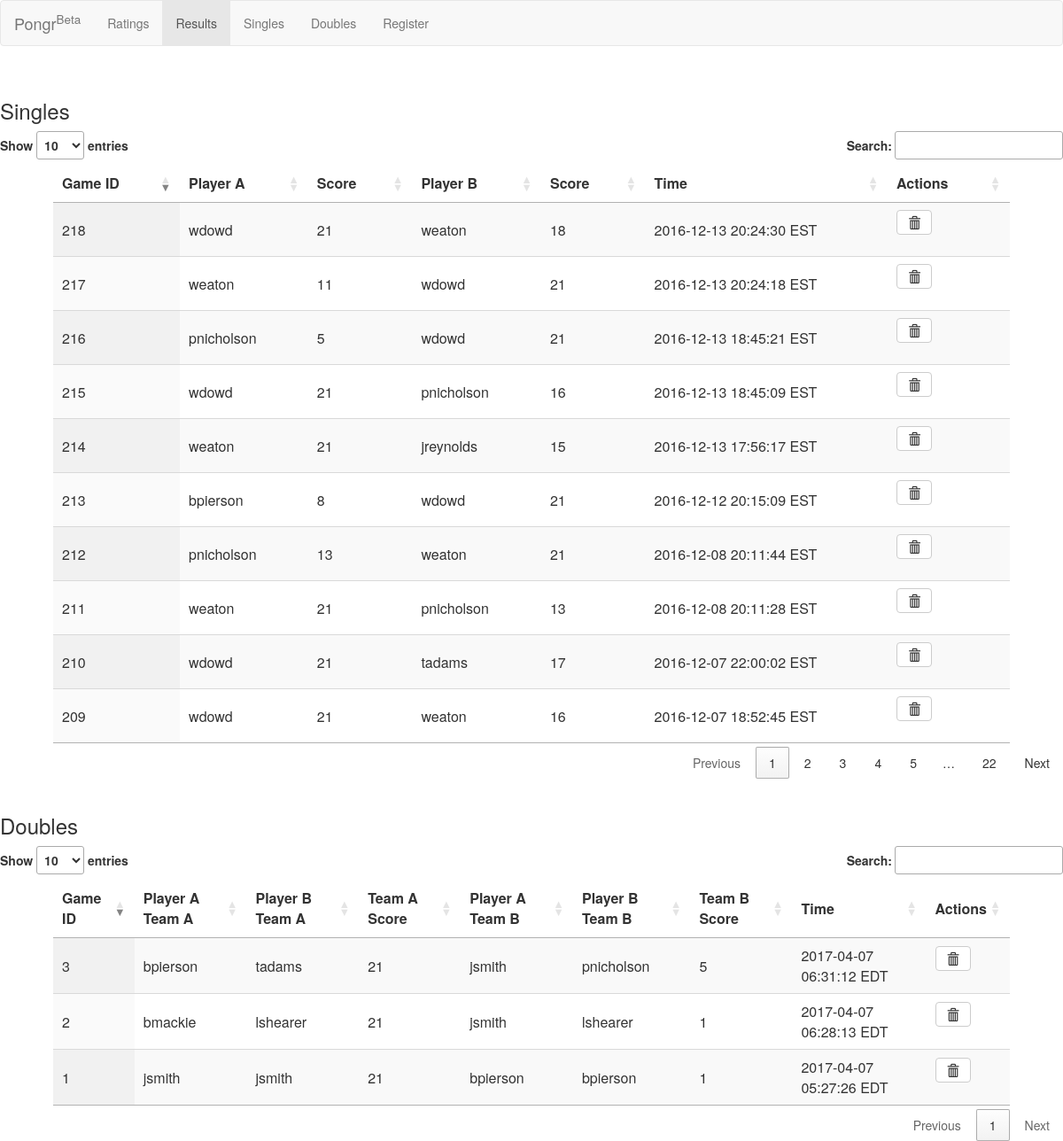
/games, run on the app's committed database.
### run.py (models this page shows)
class Game(db.Model):
    id = Column(Integer, primary_key=True)
    player_a = Column(Text, unique=False)
    player_b = Column(Text, unique=False)
    score_a = Column(Integer, unique=False)
    score_b = Column(Integer, unique=False)
    timestamp = Column(Integer, unique=False)
    deleted = Column(Boolean, unique=False)

class DoublesGame(db.Model):
    id = Column(Integer, primary_key=True)
    player_a_team_a = Column(Text, unique=False)
    player_b_team_a = Column(Text, unique=False)
    player_a_team_b = Column(Text, unique=False)
    player_b_team_b = Column(Text, unique=False)
    score_team_a = Column(Integer, unique=False)
    score_team_b = Column(Integer, unique=False)
    timestamp = Column(Integer, unique=False)
    deleted = Column(Boolean, unique=False)

### run.py (the view)
@app.route('/games', methods=['GET'])
def matches():
    singles = pd.read_sql('select * from game where deleted = 0', con=engine)
    doubles = pd.read_sql('select * from doubles_game where deleted = 0', con=engine)
    tz = pytz.timezone('America/New_York')
    for frame in [singles, doubles]:
        frame['timestamp'] = frame['timestamp'].apply(datetime.utcfromtimestamp)
        frame['timestamp'] = frame['timestamp'].apply(datetime.replace, tzinfo=tz)
        frame['timestamp'] = frame['timestamp'].dt.strftime('%Y-%m-%d %H:%M:%S %Z')
    singles = singles.to_dict('records')
    doubles = doubles.to_dict('records')
    return render_template('gamelog.html', singles_games=singles, doubles_games=doubles)

### templates/gamelog.html (shortened to what this page needs)
{% extends "layout.html" %}
{% block content %}
<html>
<head>
</head>
<link  rel="stylesheet" type="text/css" href = "//maxcdn.bootstrapcdn.com/bootstrap/3.3.5/css/bootstrap.min.css">
<link  rel="stylesheet" type="text/css" href="//cdn.datatables.net/1.10.7/css/jquery.dataTables.css">
<link  rel="stylesheet" type="text/css" href = "//cdn.datatables.net/plug-ins/1.10.7/integration/bootstrap/3/dataTables.bootstrap.css">
<br>
<body>
<h3>Singles</h3>
  <table class = 'display' width="90%" id='fine' align='center'>
  			<thead>
  				<tr>
  					<th> Game ID </th>
  					<th> Player A </th>
  					<th> Score  </th>
  					<th> Player B </th>
  					<th> Score </th>
  					<th> Time </th>
            <th> Actions </th>
  				</tr>
  			</thead>
  			<tbody>
  				{% for item in singles_games %}
  				<tr>
            <td> {{item['id']}}  </td>
  					<td> {{item['player_a']}}  </td>
  					<td> {{item['score_a']}}  </td>
  					<td> {{item['player_b']}} </td>
  					<td> {{item['score_b']}}  </td>
  					<td> {{item['timestamp']}}  </td>
            <td>
                <form action="/delete/{{ item['id'] }}" method="post">
                <button type="submit" class="btn btn-default">
                  <span class="glyphicon glyphicon-trash" aria-hidden="true"></span>
                </button>
                </form>
            </td>
  				</tr>
  				{% endfor %}
  			</tbody>
  		</table>
<br>
  <h3>Doubles</h3>
  <table class = 'display' width="90%" id='fine2' align='center'>
  			<thead>
  				<tr>
  					<th> Game ID </th>
  					<th> Player A Team A </th>
                    <th> Player B Team A </th>
  					<th> Team A Score  </th>
                    <th> Player A Team B </th>
                    <th> Player B Team B </th>
  					<th> Team B Score  </th>
  					<th> Time </th>
                    <th> Actions </th>
  				</tr>
  			</thead>
  			<tbody>
  				{% for item in doubles_games %}
  				<tr>
                    <td> {{item['id']}}  </td>
  					<td> {{item['player_a_team_a']}}  </td>
                    <td> {{item['player_b_team_a']}}  </td>
  					<td> {{item['score_team_a']}}  </td>
                    <td> {{item['player_a_team_b']}}  </td>
  					<td> {{item['player_b_team_b']}} </td>
  					<td> {{item['score_team_b']}}  </td>
  					<td> {{item['timestamp']}}  </td>
                    <td>
                        <form action="/delete/{{ item['id'] }}" method="post">
                        <button type="submit" class="btn btn-default">
                          <span class="glyphicon glyphicon-trash" aria-hidden="true"></span>
                        </button>
                        </form>
                    </td>
  				</tr>
  				{% endfor %}
  			</tbody>
  		</table>
</body>
</html>
{% endblock %}

### templates/layout.html (shortened to what this page needs)
<html>
<link rel="stylesheet" media="screen" href = "{{ url_for('static', filename='css/bootstrap.min.css') }}">
<head>
</head>
<body class = "body">
<nav class="navbar navbar-default" role="navigation">
  <div class="container-fluid">
    <div class="navbar-header">
      <a class="navbar-brand" href="/">Pongr<sup>Beta</sup></a>
    </div>
    <div class="collapse navbar-collapse" id="bs-example-navbar-collapse-1">
      <ul class="nav navbar-nav">
      <li {% if request.path == '/ratings' %}class="active"{% endif %}>
           <a href="/ratings">Ratings</a>
      </li>
      <li {% if request.path == '/games' %}class="active"{% endif %}>
         <a href="/games">Results</a>
      </li>
      <li {% if request.path == '/record_match' %}class="active"{% endif %}>
           <a href="/record_match">Singles</a>
        </li>
      <li {% if request.path == '/record_doubles' %}class="active"{% endif %}>
           <a href="/record_doubles">Doubles</a>
        </li>
      <li {% if request.path == '/register' %}class="active"{% endif %}>
           <a href="/register">Register</a>
      </li>
      </ul>
    </div>
  </div>
</nav>
{% block content %}{% endblock %}
</body>

### data on the page
Game: id "209", player_a "wdowd", score_a "21", player_b "weaton", score_b "16", timestamp "2016-12-07 18:52:45 EST"
Game: id "210", player_a "wdowd", score_a "21", player_b "tadams", score_b "17", timestamp "2016-12-07 22:00:02 EST"
Game: id "211", player_a "weaton", score_a "21", player_b "pnicholson", score_b "13", timestamp "2016-12-08 20:11:28 EST"
Game: id "212", player_a "pnicholson", score_a "13", player_b "weaton", score_b "21", timestamp "2016-12-08 20:11:44 EST"
Game: id "213", player_a "bpierson", score_a "8", player_b "wdowd", score_b "21", timestamp "2016-12-12 20:15:09 EST"
Game: id "214", player_a "weaton", score_a "21", player_b "jreynolds", score_b "15", timestamp "2016-12-13 17:56:17 EST"
Game: id "215", player_a "wdowd", score_a "21", player_b "pnicholson", score_b "16", timestamp "2016-12-13 18:45:09 EST"
Game: id "216", player_a "pnicholson", score_a "5", player_b "wdowd", score_b "21", timestamp "2016-12-13 18:45:21 EST"
Game: id "217", player_a "weaton", score_a "11", player_b "wdowd", score_b "21", timestamp "2016-12-13 20:24:18 EST"
Game: id "218", player_a "wdowd", score_a "21", player_b "weaton", score_b "18", timestamp "2016-12-13 20:24:30 EST"
DoublesGame: id "1", player_a_team_a "jsmith", player_b_team_a "jsmith", score_team_a "21", player_a_team_b "bpierson", player_b_team_b "bpierson", score_team_b "1", timestamp "2017-04-07 05:27:26 EDT"
DoublesGame: id "2", player_a_team_a "bmackie", player_b_team_a "lshearer", score_team_a "21", player_a_team_b "jsmith", player_b_team_b "lshearer", score_team_b "1", timestamp "2017-04-07 06:28:13 EDT"
DoublesGame: id "3", player_a_team_a "bpierson", player_b_team_a "tadams", score_team_a "21", player_a_team_b "jsmith", player_b_team_b "pnicholson", score_team_b "5", timestamp "2017-04-07 06:31:12 EDT"
